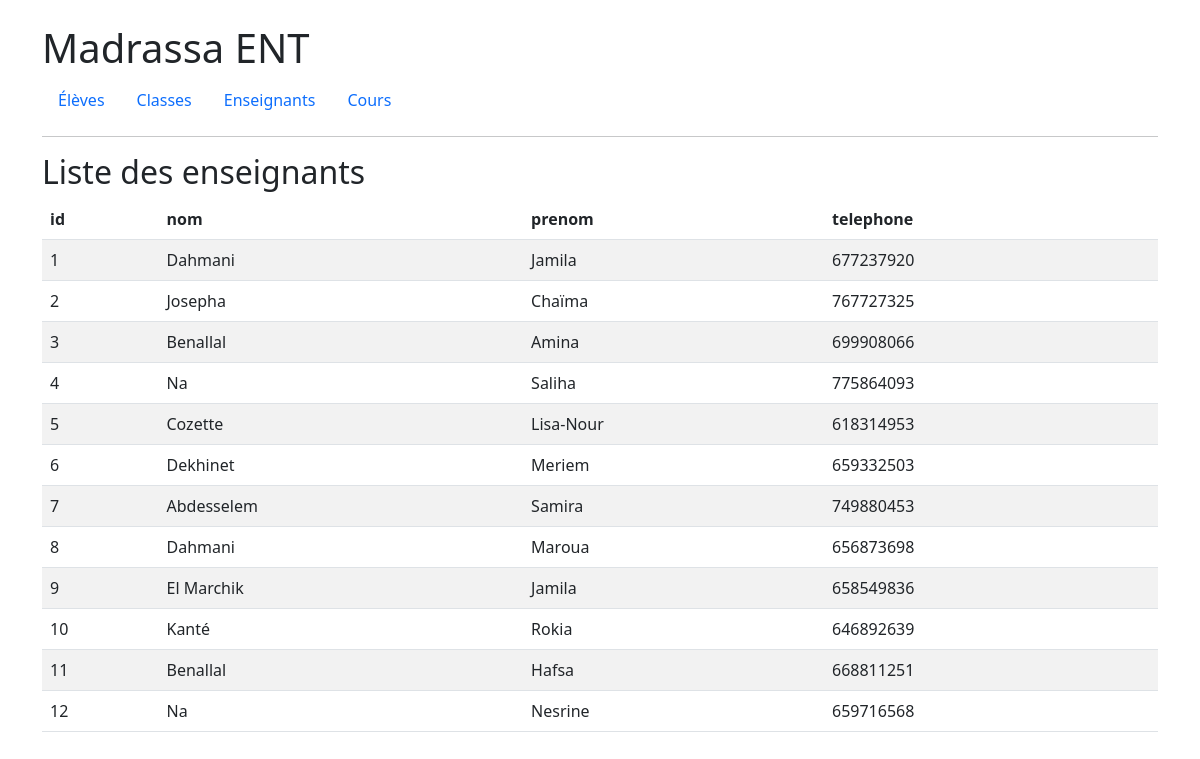
Screenshot of /enseignants with the database file from the repository.
### tables this page shows
CREATE TABLE enseignants (
    id INT PRIMARY KEY,
    nom VARCHAR(100),
    prenom VARCHAR(100),
    telephone VARCHAR(20)
);

### app.py (the view)
@app.route('/enseignants')
def enseignants():
    cursor = get_db().execute("SELECT * FROM enseignants")
    data = cursor.fetchall()
    return render_template('enseignants.html', enseignants=data)

### app.py (called while the page is built)
def get_db():
    if 'db' not in g:
        g.db = sqlite3.connect(DATABASE)
        g.db.row_factory = sqlite3.Row
    return g.db

### templates/enseignants.html
{% extends "base.html" %}
{% block content %}
<h2>Liste des enseignants</h2>
<table class="table table-striped">
    <thead>
        <tr>{% for col in enseignants[0].keys() %}<th>{{ col }}</th>{% endfor %}</tr>
    </thead>
    <tbody>
        {% for row in enseignants %}
        <tr>{% for col in row.keys() %}<td>{{ row[col] }}</td>{% endfor %}</tr>
        {% endfor %}
    </tbody>
</table>
{% endblock %}

### rows the page displays
enseignants: id "1" "Dahmani" "Jamila" "677237920"
enseignants: id "2" "Josepha" "Chaïma" "767727325"
enseignants: id "3" "Benallal" "Amina" "699908066"
enseignants: id "4" "Na" "Saliha" "775864093"
enseignants: id "5" "Cozette" "Lisa-Nour" "618314953"
enseignants: id "6" "Dekhinet" "Meriem" "659332503"
enseignants: id "7" "Abdesselem" "Samira" "749880453"
enseignants: id "8" "Dahmani" "Maroua" "656873698"
enseignants: id "9" "El Marchik" "Jamila" "658549836"
enseignants: id "10" "Kanté" "Rokia" "646892639"
enseignants: id "11" "Benallal" "Hafsa" "668811251"
enseignants: id "12" "Na" "Nesrine" "659716568"

### other values shown
{{ col }} "id" "nom" "prenom" "telephone"
